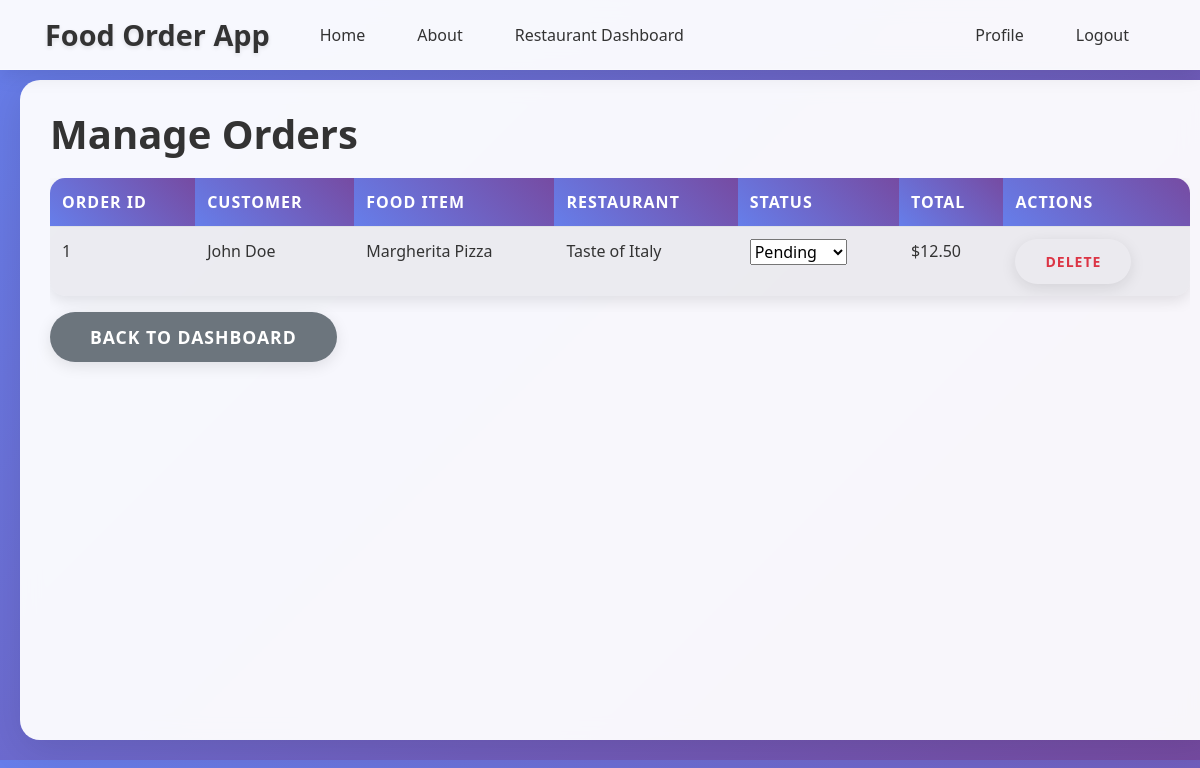
Page /restaurant/manage_orders (signed in) on the committed database.
### app/models/order.py (models this page shows, shortened)
class Order(db.Model):
    __tablename__ = 'orders'
    id = db.Column(db.Integer, primary_key=True)
    customer_id = db.Column(db.Integer, db.ForeignKey('users.id'), nullable=False)
    food_item_id = db.Column(db.Integer, db.ForeignKey('food_items.id'), nullable=False)
    restaurant_id = db.Column(db.Integer, db.ForeignKey('users.id'), nullable=False)
    quantity = db.Column(db.Integer, nullable=False)
    total_price = db.Column(db.Numeric(10, 2), nullable=False)
    status = db.Column(db.Enum('pending', 'accepted', 'preparing', 'ready', 'delivered', 'cancelled', name='order_status'), default='pending')
    payment_id = db.Column(db.Integer, db.ForeignKey('payments.id'), nullable=True)
    order_date = db.Column(db.DateTime, default=datetime.utcnow)
    payment = db.relationship("Payment", backref="order", uselist=False, foreign_keys="Order.payment_id")

### app/models/user.py (models this page shows, shortened)
class User(db.Model, UserMixin):
    __tablename__ = 'users'
    id = db.Column(db.Integer, primary_key=True)
    name = db.Column(db.String(100), nullable=False)
    email = db.Column(db.String(120), unique=True, nullable=False)
    phone_number = db.Column(db.String(20), unique=True, nullable=False)
    location = db.Column(db.String(200), nullable=False)
    password = db.Column(db.String(60), nullable=False)
    role = db.Column(db.Enum('admin', 'customer', 'restaurant', name='user_roles'), default='customer')
    status = db.Column(db.Enum('active', 'pending', 'suspended', name='account_status'), default='active')
    food_items = db.relationship('FoodItem', backref='restaurant_owner', lazy=True, foreign_keys='FoodItem.restaurant_id')
    orders_as_customer = db.relationship('Order', backref='customer_user', lazy=True, foreign_keys='Order.customer_id')
    orders_as_restaurant = db.relationship('Order', backref='restaurant_user', lazy=True, foreign_keys='Order.restaurant_id')
    payments_as_customer = db.relationship('Payment', backref='customer_payer', lazy=True, foreign_keys='Payment.customer_id')
    payments_as_restaurant = db.relationship('Payment', backref='restaurant_receiver', lazy=True, foreign_keys='Payment.restaurant_id')

### app/models/food_item.py (models this page shows, shortened)
class FoodItem(db.Model):
    __tablename__ = 'food_items'
    id = db.Column(db.Integer, primary_key=True)
    name = db.Column(db.String(100), nullable=False)
    description = db.Column(db.Text, nullable=True)
    price = db.Column(db.Numeric(10, 2), nullable=False)
    image_url = db.Column(db.String(200), nullable=True)
    restaurant_id = db.Column(db.Integer, db.ForeignKey('users.id'), nullable=False)
    created_at = db.Column(db.DateTime, default=datetime.utcnow)
    orders = db.relationship('Order', backref='food_item', lazy=True)

### app/routes/restaurant.py (the view)
@restaurant.route("/manage_orders")
@login_required
@restaurant_required
def manage_orders():
    orders = Order.query.filter_by(restaurant_id=current_user.id).all()
    return render_template("manage_orders.html", orders=orders)

### app/templates/manage_orders.html (shortened to what this page needs)
{% extends "base.html" %}
{% block content %}
    <h1>Manage Orders</h1>
    {% if orders %}
        <div class="table-responsive">
            <table class="table table-striped">
                <thead>
                    <tr>
                        <th>Order ID</th>
                        <th>Customer</th>
                        <th>Food Item</th>
                        <th>Restaurant</th>
                        <th>Status</th>
                        <th>Total</th>
                        <th>Actions</th>
                    </tr>
                </thead>
                <tbody>
                    {% for order in orders %}
                        <tr>
                            <td>{{ order.id }}</td>
                            <td>{{ order.customer_user.name }}</td>
                            <td>{{ order.food_item.name }}</td>
                            <td>{{ order.restaurant_user.name }}</td>
                            <td>
                                <form method="POST" action="{{ url_for('admin.update_order_status', order_id=order.id) }}" style="display: inline;">
                                    <select name="new_status" onchange="this.form.submit()">
                                        <option value="pending" {% if order.status == 'pending' %}selected{% endif %}>Pending</option>
                                    </select>
                                </form>
                            </td>
                            <td>${{ order.total_price }}</td>
                            <td>
                                <form method="POST" action="{{ url_for('admin.delete_order', order_id=order.id) }}" style="display: inline;">
                                    <button type="submit" class="btn btn-sm btn-outline-danger" onclick="return confirm('Are you sure you want to delete this order?')">Delete</button>
                                </form>
                            </td>
                        </tr>
                    {% endfor %}
                </tbody>
            </table>
        </div>
    {% else %}
        <div class="alert alert-info">
            <h4>No orders yet!</h4>
        </div>
    {% endif %}
    <a href="{{ url_for('admin.dashboard') }}" class="btn btn-secondary">Back to Dashboard</a>
{% endblock content %}

### app/static/main.css (style rules this page uses)
body { background: #fafafa; color: #333333; margin-top: 5rem; }
h1, h2, h3, h4, h5, h6 { color: #444444; }
body { padding-bottom: 70px; }
@media (min-width: 768px) { body { background: linear-gradient(135deg, #667eea 0%, #764ba2 100%); font-family: 'Segoe UI', Tahoma, Geneva, Verdana, sans-serif; padding-bottom: 0; } }
@media (min-width: 768px) { h1, h2, h3, h4, h5, h6 { color: #333; font-weight: 700; margin-bottom: 20px; } }
@media (min-width: 768px) { .btn { border-radius: 25px; padding: 12px 30px; font-weight: 600; text-transform: uppercase; letter-spacing: 1px; transition: all 0.3s ease; border: none; box-shadow: 0 4px 15px rgba(0, 0, 0, 0.1); } }
@media (min-width: 768px) { .table { border-radius: 15px; overflow: hidden; box-shadow: 0 5px 15px rgba(0, 0, 0, 0.1); } }
@media (min-width: 768px) { .table thead th { background: linear-gradient(45deg, #667eea, #764ba2); color: white; border: none; font-weight: 600; text-transform: uppercase; letter-spacing: 1px; } }
@media (min-width: 768px) { .table tbody tr { transition: all 0.3s ease; } }
.btn-secondary { padding: 12px 40px; font-size: 1.1rem; font-weight: 600; border-radius: 25px; background: #6c757d; border: none; color: white; transition: all 0.3s ease; }

### rows in the picture
Order: id "1", customer_user.name "John Doe", food_item.name "Margherita Pizza", restaurant_user.name "Taste of Italy", new_status "Pending", total_price "12.50"
